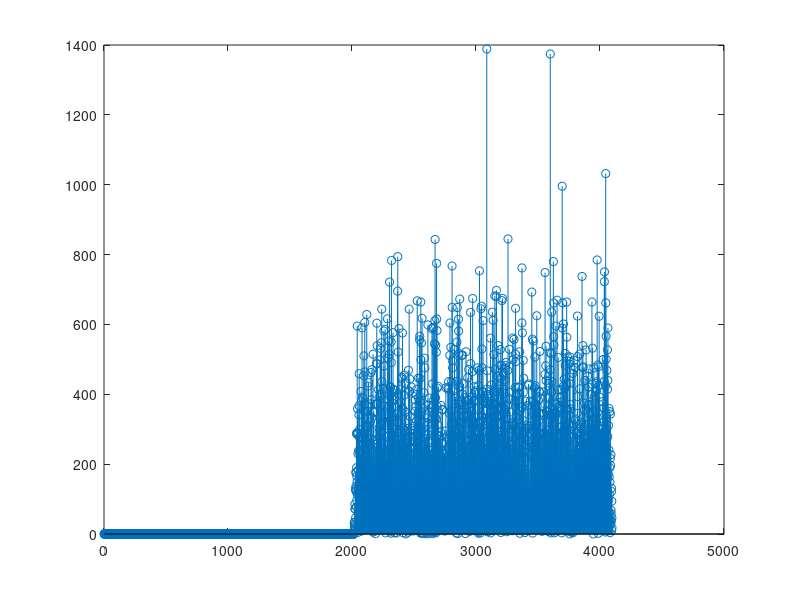
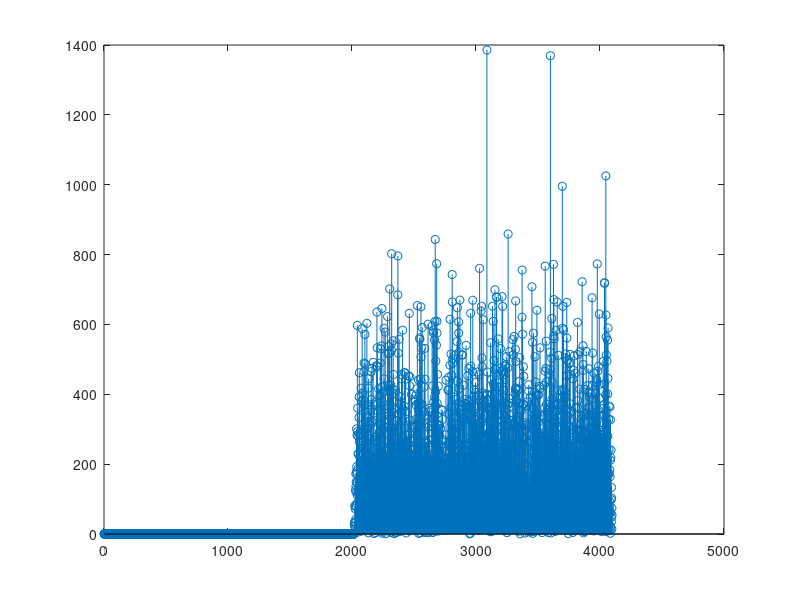
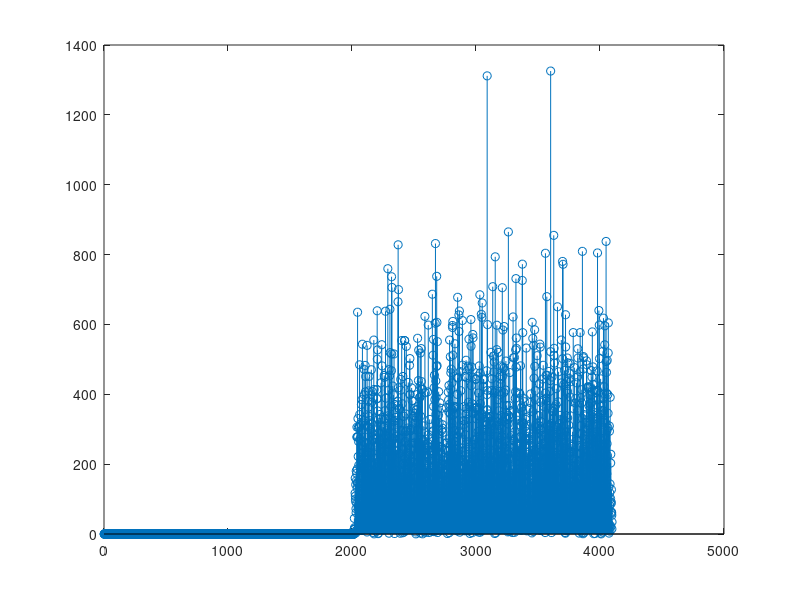
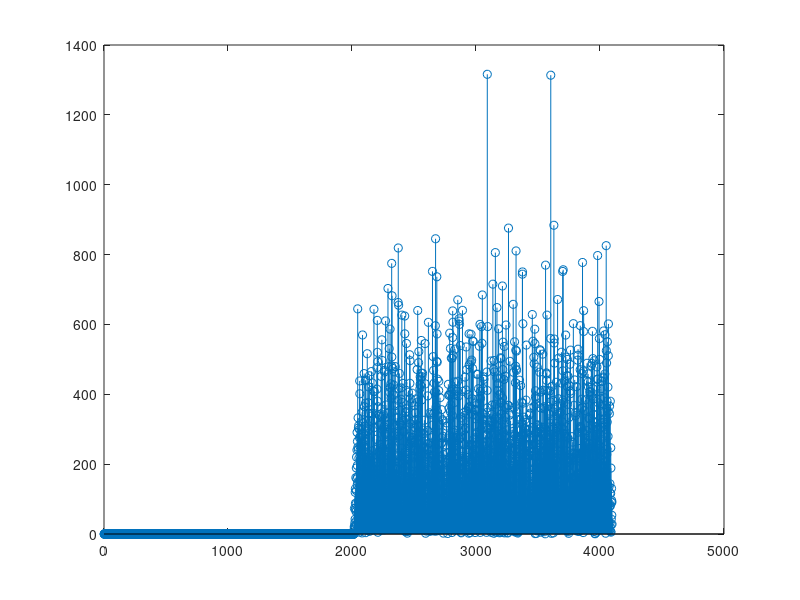

These figures' MATLAB source, in order:
% Zadanie 3, signal corelation
close all; clear all;

% load signal
load("adsl_x.mat");

for k = 1:length(x) - 32
    a = x(k:k+32); %prefix adsl

    % corelation
    corr_vect = xcorr(x, a);

    % find peak
    [p, i] = max(corr_vect);
    i2 = find(corr_vect >= 0.987*p);
    
    if length(i2) > 1
        disp('Frame found');
        disp(k);
        figure;
        stem(abs(corr_vect));
    end 
end